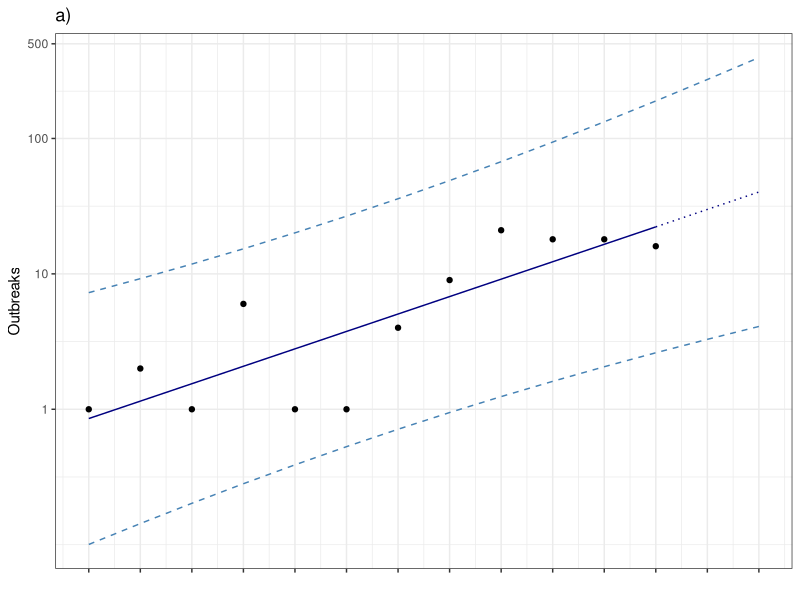
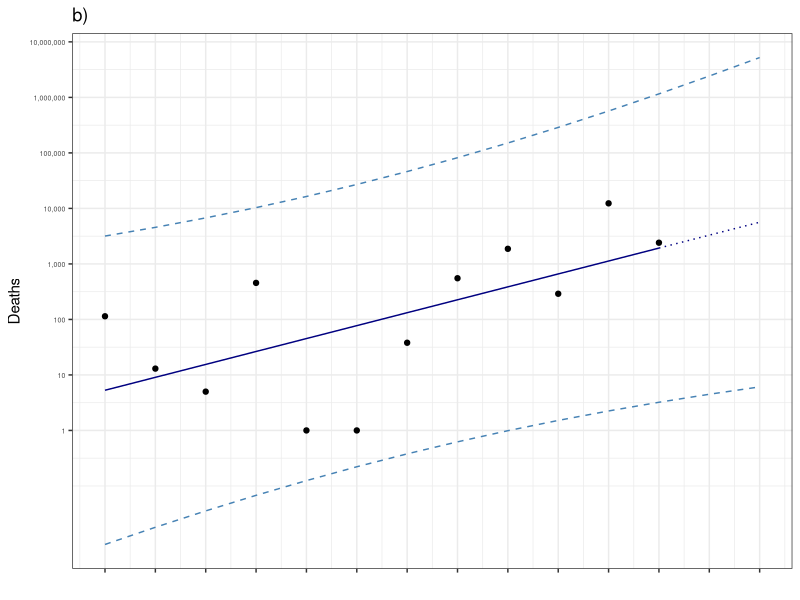
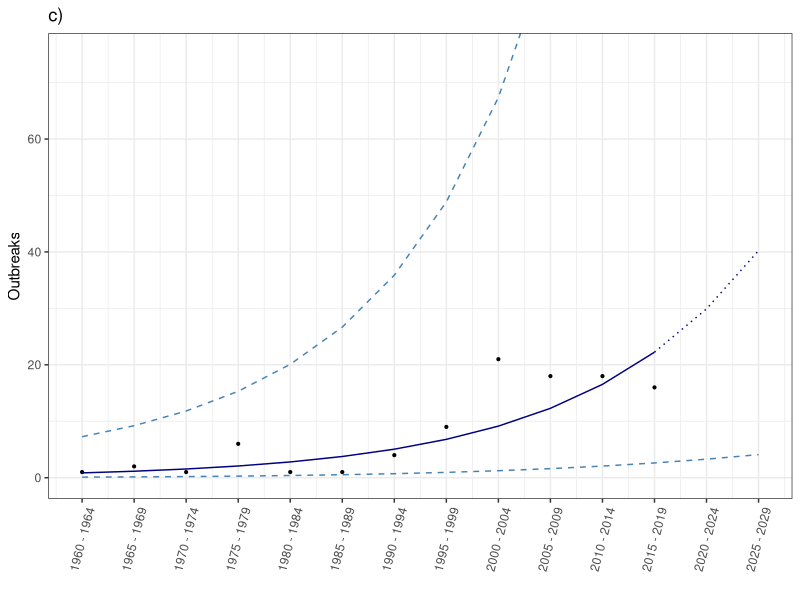
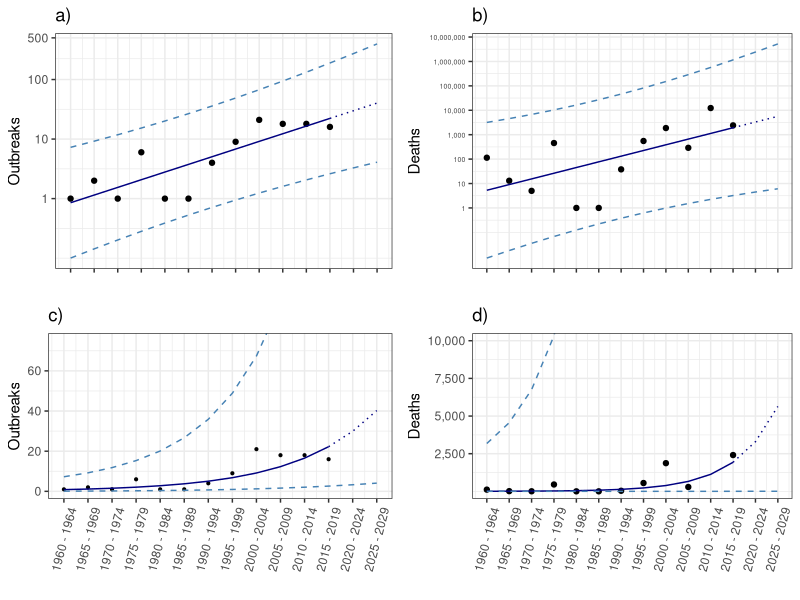

Reproduce these figures in R, in order.
library(ggplot2)
library(data.table)
theme_set(theme_bw())
options(scipen = 99999)
figDat <- fread("./data/figureData.csv")
figDat <- figDat[Event_start_demidecade <2030, ]
logybreak <- c(1, 10, 100, 500)
fig1a <- ggplot() + 
  geom_point(data= figDat[Event_start_demidecade <= 2015],
             aes(x = Event_start_demidecade, y = reported_events))+ 
  geom_line(data = figDat[Event_start_demidecade <=2015 ], 
            aes(x = Event_start_demidecade, y = fitEvent), color = "navy")+
  geom_line(data = figDat[Event_start_demidecade >= 2015], 
            aes(x = Event_start_demidecade, y = fitEvent), color = "navy", linetype = "dotted")+
  geom_line(data = figDat,
            aes(x = Event_start_demidecade, y = uprEventPI), color = "steelblue",  linetype = "dashed")+
  geom_line(data = figDat, 
            aes(x = Event_start_demidecade, y = lwrEventPI), color = "steelblue",  linetype = "dashed")+
  scale_x_continuous(breaks = seq(1960, 2025, by = 5))+ 
  theme(axis.text.x = element_blank())+
  ylab("Outbreaks") +  xlab("")+
  scale_y_log10(breaks = logybreak) +
  ggtitle("a)")
fig1a

logybreak_b <- c(10^seq(0, 8, 1))
logylab <- format(logybreak_b, big.mark = ",")

fig1b <- ggplot() + 
  geom_point(data= figDat[Event_start_demidecade <= 2015],
             aes(x = Event_start_demidecade, y = reported_deaths))+ 
  geom_line(data = figDat[Event_start_demidecade <=2015 ], 
            aes(x = Event_start_demidecade, y = fitDeath), color = "navy")+
  geom_line(data = figDat[Event_start_demidecade >= 2015], 
            aes(x = Event_start_demidecade, y = fitDeath), color = "navy", linetype = "dotted")+
  geom_line(data = figDat,
            aes(x = Event_start_demidecade, y = uprDeathPI), color = "steelblue",  linetype = "dashed")+
  geom_line(data = figDat, 
            aes(x = Event_start_demidecade, y = lwrDeathPI), color = "steelblue",  linetype = "dashed")+
  scale_x_continuous(breaks = seq(1960, 2025, by = 5))+
  ylab("Deaths") +  xlab("")+
  scale_y_log10(labels = logylab, breaks = logybreak_b) +
  theme(axis.text.x = element_blank(),
        axis.text.y = element_text(size = 5))+
  ggtitle("b)")
fig1b

fig1c <- ggplot() + 
  geom_point(data= figDat[Event_start_demidecade <= 2015],
             aes(x = Event_start_demidecade, y = reported_events), size = 0.75)+ 
  geom_line(data = figDat[Event_start_demidecade <=2015 ], 
            aes(x = Event_start_demidecade, y = fitEvent), color = "navy")+
  geom_line(data = figDat[Event_start_demidecade >= 2015], 
            aes(x = Event_start_demidecade, y = fitEvent), color = "navy", linetype = "dotted")+
  geom_line(data = figDat,
            aes(x = Event_start_demidecade, y = uprEventPI), color = "steelblue",  linetype = "dashed")+
  geom_line(data = figDat, 
            aes(x = Event_start_demidecade, y = lwrEventPI), color = "steelblue",  linetype = "dashed")+
  scale_x_continuous(breaks = seq(1960, 2025, by = 5), labels = figDat$xlab)+
  ylab("Outbreaks") +  xlab("")+
  coord_cartesian(ylim=c(0, 75))+
  theme(axis.text.x = element_text(angle = 75, vjust = 0.5, hjust= 0.5))+
  ggtitle("c)")
fig1c
fig1d <- ggplot() + 
  geom_point(data= figDat[Event_start_demidecade <= 2015],
             aes(x = Event_start_demidecade, y = reported_deaths))+ 
  geom_line(data = figDat[Event_start_demidecade <=2015 ], 
            aes(x = Event_start_demidecade, y = fitDeath), color = "navy")+
  geom_line(data = figDat[Event_start_demidecade >= 2015], 
            aes(x = Event_start_demidecade, y = fitDeath), color = "navy", linetype = "dotted")+
  geom_line(data = figDat,
            aes(x = Event_start_demidecade, y = uprDeathPI), color = "steelblue",  linetype = "dashed")+
  geom_line(data = figDat, 
            aes(x = Event_start_demidecade, y = lwrDeathPI), color = "steelblue",  linetype = "dashed")+
  scale_x_continuous(breaks = seq(1960, 2025, by = 5), labels = figDat$xlab)+
  ylab("Deaths") +  xlab("")+
  coord_cartesian(ylim=c(0, 10000))+
  scale_y_continuous(labels = format(seq(2500, 10000, 2500), big.mark = ","), breaks = seq(2500, 10000, 2500)) +
  theme(axis.text.x = element_text(angle = 75, vjust = 0.5, hjust= 0.5))+
  ggtitle("d)")

fig1 <- gridExtra::grid.arrange(fig1a, fig1b, fig1c, fig1d, ncol = 2)

ggsave(fig1, filename = "./figures/fig1.jpeg", dpi = 300, width = 8, height = 8.5,
       units = "in", device = "jpeg")

